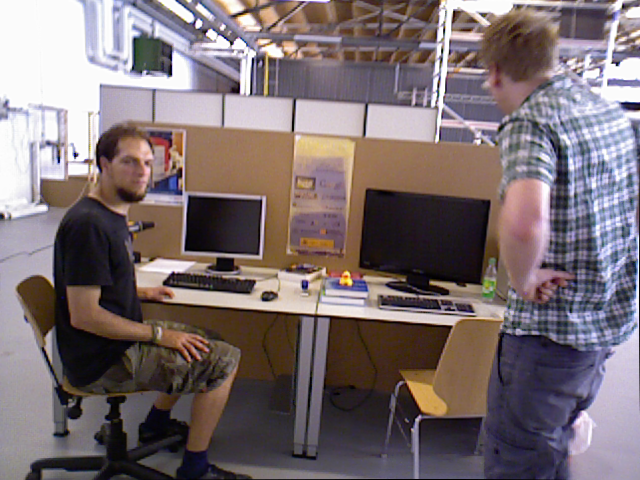
//> input picture 01_Visual_difference/image/1341846313.553992.png, 640 x 480 px
$ ./visual_difference ./image/1341846313.553992.png ./image/1341846313.592026.png   (built with g++ and OpenCV 4)
//> lines starting //> are read from the running program, lines starting //| are printed output that depends on the picture; after the words box and inside, x2 and y2 are one past the last pixel; in counts of white or black regions, pixels touching at a corner belong together
#include <iostream>
#include <opencv2/opencv.hpp>

using namespace std;
using namespace cv;

//run the code
//./build/visual_difference ./image/1341846313.553992.png ./image/1341846313.592026.png
int main(int argc, char** argv)
{
    // 定义像素差阈值，用于过滤出动态区域
    double pixel_threshold = 50.0;

    // 加载两幅图片
    Mat ref_image = imread(argv[1], IMREAD_COLOR);
//> ref_image is the input picture: 480 rows x 640 cols, CV_8UC3; mean B, G, R 112.9, 110.1, 122.8
    Mat test_image = imread(argv[2], IMREAD_COLOR);
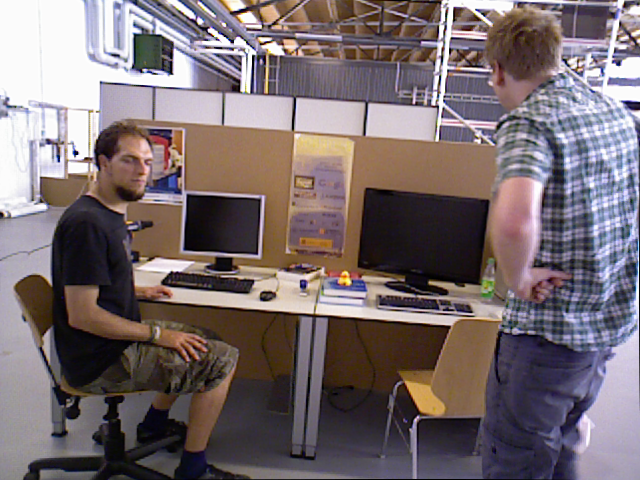
//> input picture 01_Visual_difference/image/1341846313.592026.png, 640 x 480 px
//> test_image is the input picture: 480 rows x 640 cols, CV_8UC3; mean B, G, R 110.9, 108, 120.3

    // 如果加载图片失败，则输出错误信息并退出程序
    if(ref_image.empty() || test_image.empty())
    {
        cout << "Failed to load image file!" << endl;
        return -1;
    }

    // 如果两幅图片的大小不一致，则输出错误信息并退出程序
    if(ref_image.size() != test_image.size())
    {
        cout << "The size of two images are different!" << endl;
        return -2;
    }

    // 计算两幅图片的差分图像
    Mat diff_image;
    absdiff(ref_image, test_image, diff_image);
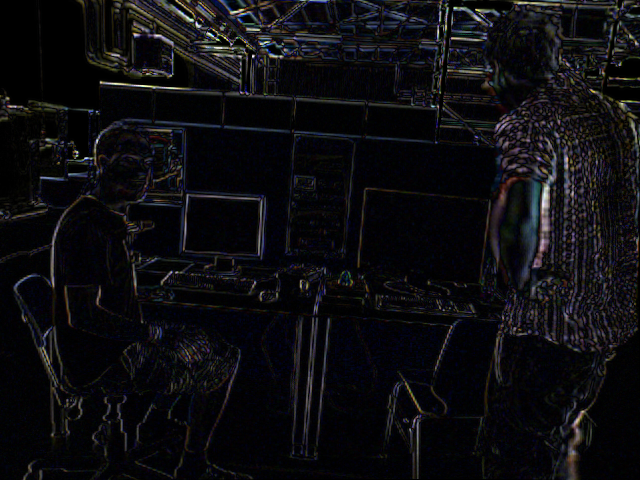
//> diff_image: 480 rows x 640 cols, CV_8UC3; mean B, G, R 16.1, 13.2, 13.7
    imshow("diff_image", diff_image);

    // 将差分图像转换成灰度图像
    Mat gray_diff_image;
    cvtColor(diff_image, gray_diff_image, COLOR_BGR2GRAY);
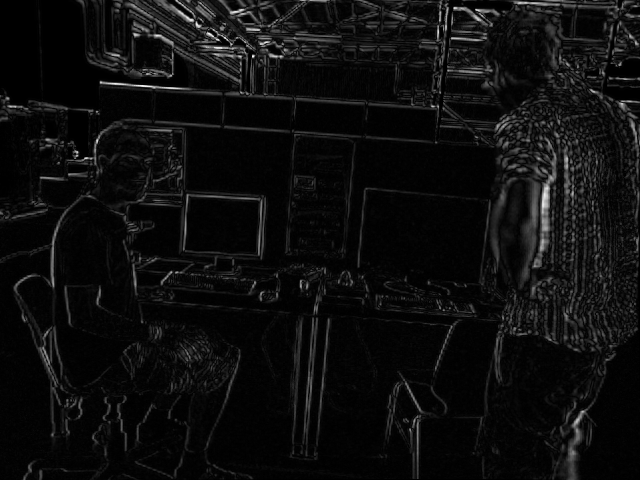
//> gray_diff_image: 480 rows x 640 cols, CV_8UC1; min 0, max 246, mean 13.7

    // 对灰度差分图像进行二值化处理，分离出动态区域
    Mat binary_diff_image;
    threshold(gray_diff_image, binary_diff_image, pixel_threshold, 255, THRESH_BINARY);
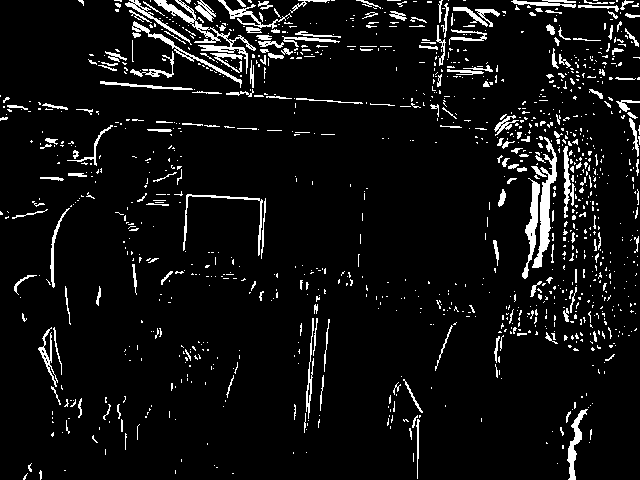
//> binary_diff_image: 480 rows x 640 cols, CV_8UC1; 6.6% white in thin lines or dots
    imshow("gray_diff_image", gray_diff_image);
    imshow("binary_diff_image", binary_diff_image);
    // 对二值化后的差分图像进行形态学处理，消除噪声
    Mat kernel = getStructuringElement(MORPH_ELLIPSE, Size(3, 3));
    morphologyEx(binary_diff_image, binary_diff_image, MORPH_OPEN, kernel);
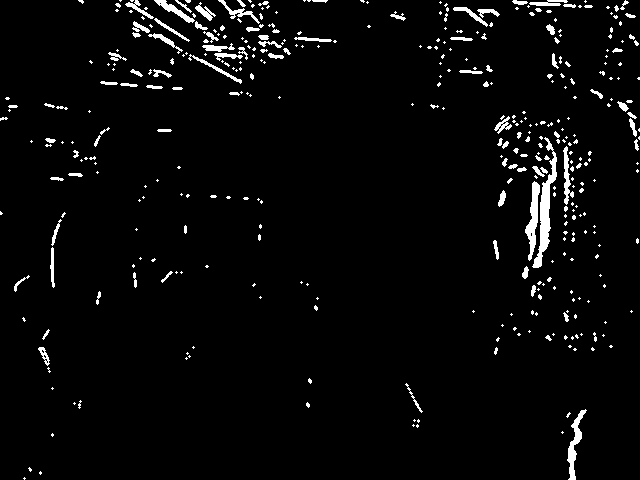
//> binary_diff_image: 480 rows x 640 cols, CV_8UC1; 3.4% white; 400 white regions (292 under 20 px)
    imshow("Noise_cancellation_binary_diff_image", binary_diff_image);

    // 对分离出的动态区域进行边缘检测，得到轮廓
    vector<vector<Point>> contours;
    findContours(binary_diff_image, contours, RETR_EXTERNAL, CHAIN_APPROX_SIMPLE);
//> contours = 400 contours, 329 with area under 20; largest, box (x1, y1, x2, y2) and area: (532, 137, 557, 268) 807, (525, 181, 540, 261) 460, (567, 409, 587, 480) 372, (154, 0, 195, 23) 202, (563, 146, 574, 205) 200

    // 绘制矩形框，将动态区域框出
    Mat result_image = test_image.clone();
    for(int i=0; i< contours.size(); ++i)
    {
        Rect rect = boundingRect(contours[i]);
        rectangle(result_image, rect, Scalar(0, 255, 0), 2);
    }
//> this loop made 400 passes
//> rect on passes 1 to 3: Rect(23, 477, 3, 3), Rect(39, 471, 3, 4), Rect(28, 467, 4, 5)
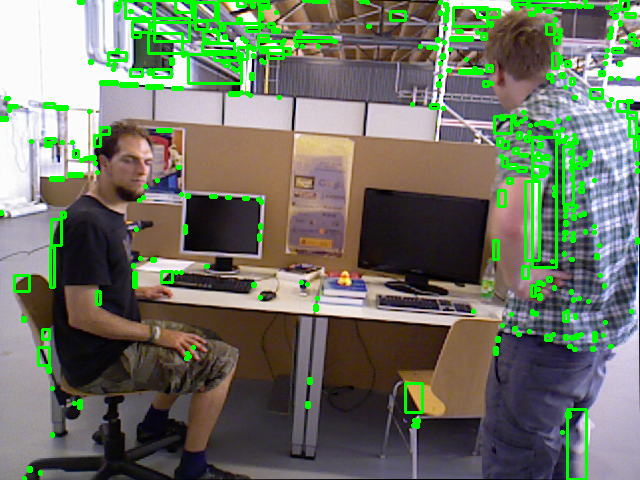
//> result_image: 480 rows x 640 cols, CV_8UC3; 7.13% of pixels changed, all inside (x1, y1, x2, y2) = (0, 0, 640, 480)

    // 显示结果图片
    imshow("Dynamic Region Detection Result", result_image);
    waitKey(0);

    return 0;
}
